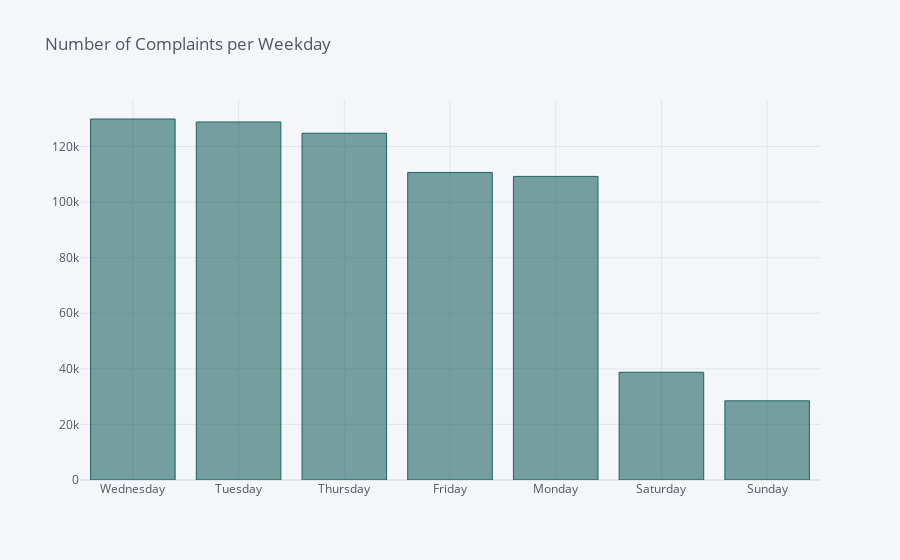

Notebook cell for this chart:
### Markdown cell above
### 5. Day of the week in which most complaints received

### Code cell
consumer_data['Week_Days'].value_counts().iplot(kind ='bar',title ='Number of Complaints per Weekday', color='rgb(30,100,100)')

### Figure 1 — Plotly figure (JSON) as saved in the notebook; plotly's stock layout.template omitted (floating-point values rounded to 4 significant figures)
{"data": [{"marker": {"color": "rgba(30, 100, 100, 0.6)", "line": {"color": "rgba(30, 100, 100, 1.0)", "width": 1}}, "name": "Week_Days", "orientation": "v", "text": "", "type": "bar", "x": ["Wednesday", "Tuesday", "Thursday", "Friday", "Monday", "Saturday", "Sunday"], "y": [129882, 128815, 124750, 110654, 109232, 38774, 28491]}], "layout": {"legend": {"bgcolor": "#F5F6F9", "font": {"color": "#4D5663"}}, "paper_bgcolor": "#F5F6F9", "plot_bgcolor": "#F5F6F9", "title": {"font": {"color": "#4D5663"}, "text": "Number of Complaints per Weekday"}, "xaxis": {"gridcolor": "#E1E5ED", "showgrid": true, "tickfont": {"color": "#4D5663"}, "title": {"font": {"color": "#4D5663"}, "text": ""}, "zerolinecolor": "#E1E5ED"}, "yaxis": {"gridcolor": "#E1E5ED", "showgrid": true, "tickfont": {"color": "#4D5663"}, "title": {"font": {"color": "#4D5663"}, "text": ""}, "zerolinecolor": "#E1E5ED"}}}
